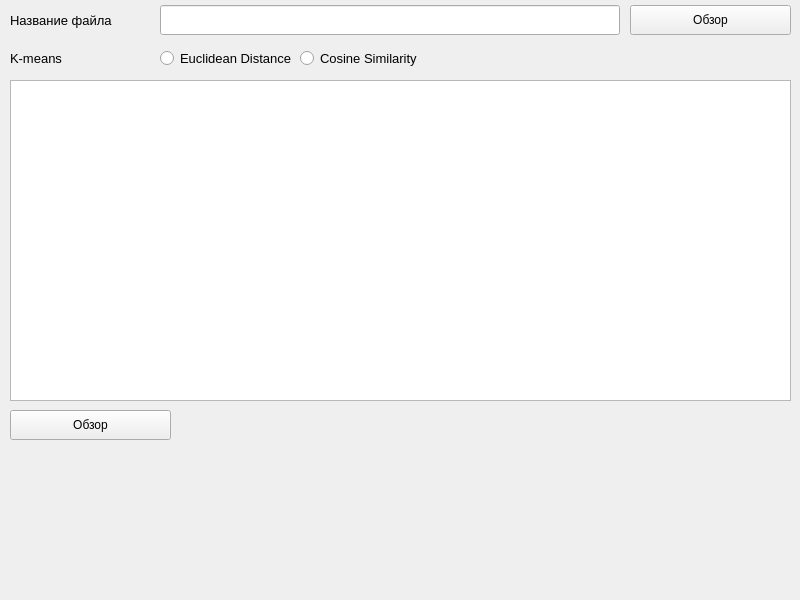
<?xml version="1.0" encoding="UTF-8"?>
<ui version="4.0">
 <class>MainWindow</class>
 <widget class="QMainWindow" name="MainWindow">
  <property name="geometry">
   <rect>
    <x>0</x>
    <y>0</y>
    <width>800</width>
    <height>600</height>
   </rect>
  </property>
  <property name="windowTitle">
   <string>KMCRO</string>
  </property>
  <widget class="QWidget" name="centralwidget">
   <widget class="QLabel" name="nameLbl">
    <property name="geometry">
     <rect>
      <x>10</x>
      <y>5</y>
      <width>110</width>
      <height>30</height>
     </rect>
    </property>
    <property name="font">
     <font>
      <pointsize>10</pointsize>
     </font>
    </property>
    <property name="text">
     <string>Название файла</string>
    </property>
    <property name="margin">
     <number>5</number>
    </property>
   </widget>
   <widget class="QLineEdit" name="fileNameLineEdit">
    <property name="geometry">
     <rect>
      <x>160</x>
      <y>5</y>
      <width>460</width>
      <height>30</height>
     </rect>
    </property>
   </widget>
   <widget class="QPushButton" name="browserBtn">
    <property name="geometry">
     <rect>
      <x>630</x>
      <y>5</y>
      <width>161</width>
      <height>30</height>
     </rect>
    </property>
    <property name="text">
     <string>Обзор</string>
    </property>
   </widget>
   <widget class="QRadioButton" name="euclidDistRadio">
    <property name="geometry">
     <rect>
      <x>160</x>
      <y>50</y>
      <width>141</width>
      <height>17</height>
     </rect>
    </property>
    <property name="font">
     <font>
      <pointsize>10</pointsize>
     </font>
    </property>
    <property name="text">
     <string>Euclidean Distance</string>
    </property>
   </widget>
   <widget class="QLabel" name="kMeansLbl">
    <property name="geometry">
     <rect>
      <x>10</x>
      <y>43</y>
      <width>110</width>
      <height>30</height>
     </rect>
    </property>
    <property name="font">
     <font>
      <pointsize>10</pointsize>
     </font>
    </property>
    <property name="text">
     <string>K-means</string>
    </property>
    <property name="margin">
     <number>5</number>
    </property>
   </widget>
   <widget class="QRadioButton" name="cosineSimRadio">
    <property name="geometry">
     <rect>
      <x>300</x>
      <y>50</y>
      <width>141</width>
      <height>17</height>
     </rect>
    </property>
    <property name="font">
     <font>
      <pointsize>10</pointsize>
     </font>
    </property>
    <property name="text">
     <string>Cosine Similarity</string>
    </property>
   </widget>
   <widget class="QTextEdit" name="outputEdit">
    <property name="geometry">
     <rect>
      <x>10</x>
      <y>80</y>
      <width>781</width>
      <height>321</height>
     </rect>
    </property>
   </widget>
   <widget class="QPushButton" name="performBtn">
    <property name="geometry">
     <rect>
      <x>10</x>
      <y>410</y>
      <width>161</width>
      <height>30</height>
     </rect>
    </property>
    <property name="text">
     <string>Обзор</string>
    </property>
   </widget>
  </widget>
 </widget>
 <resources/>
 <connections/>
</ui>
